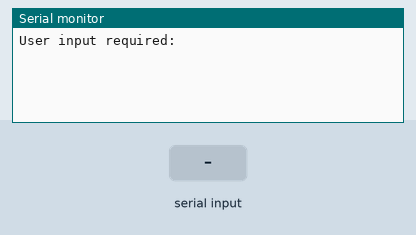
This sketch was run on a simulated Arduino Uno, built with avr-gcc and run on an emulated ATmega328P. Shown: the last lines printed to the serial monitor. Inputs (shaded band) come from the test bench.

Above: at 3.2 s.
3.3 s: "1\n" received over Serial
At 4.5 s:
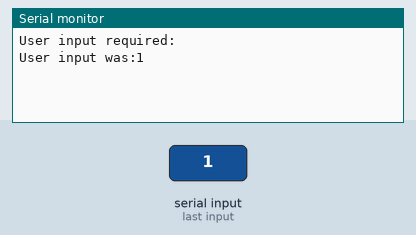
4.8 s: "0\n" received over Serial
At 5.9 s:
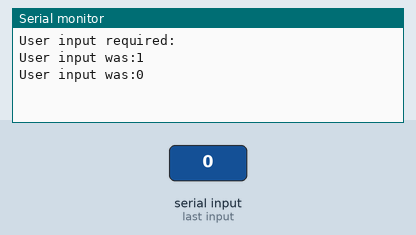
6.3 s: "2\n" received over Serial
At 7.1 s:
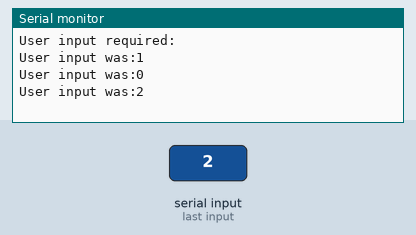

Measured:
- after the input at 3.3 s, the serial monitor: prints a new line at once (image 1)
- after the input at 4.8 s, the serial monitor: prints a new line at once (image 2)
- after the input at 6.3 s, the serial monitor: prints a new line at once (image 3)

The sketch:

ArduinoReadFromSerialPort.ino
```cpp
String input;

void setup() {
 Serial.begin(250000);
// Serial.begin(500000);
// Serial.begin(1000000);
// Serial.begin(2000000);
 Serial.setTimeout(100);
 delay(2000);

 Serial.println("User input required:");
}

void loop() {
  while (Serial.available()){
    input = Serial.readStringUntil('\n');
    Serial.print("User input was:");
    Serial.println(input);
  }

}
```
